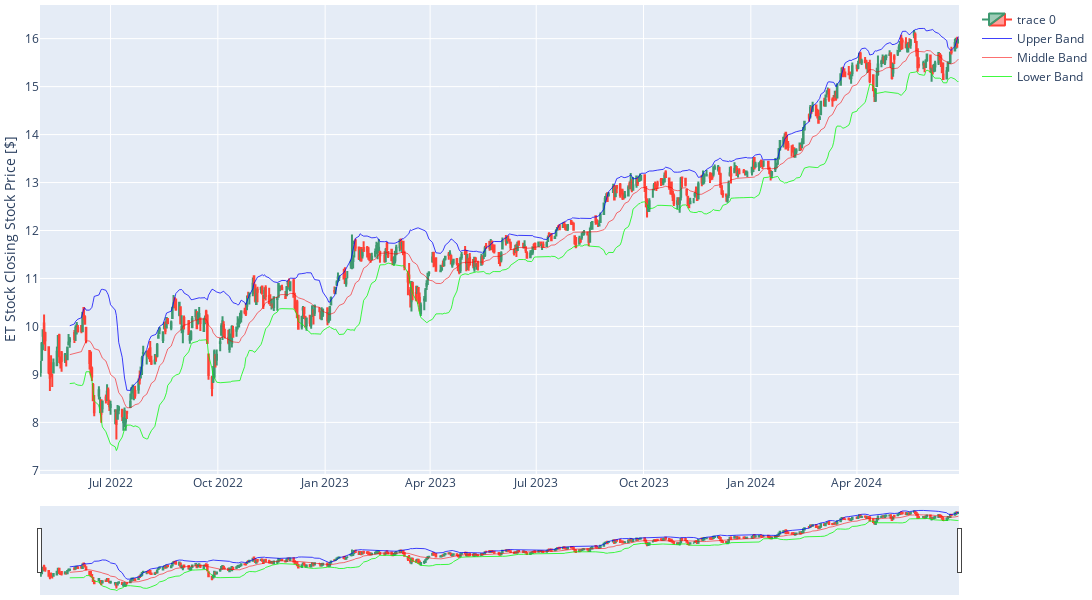

Notebook code cell kept with this figure:
### Code cell
df = df_ET
fig = go.Figure()
candle = go.Candlestick(x=df.index, high=df.High, low=df.Low, open=df.Open, close=df.Close)
upper_line = go.Scatter(x=df.index, y=df['upper_band'],
                        line = dict(color='rgba(0, 0, 250, 0.75)', width = 1),
                        name = "Upper Band")
middle_line = go.Scatter(x =df.index, y=df['middle_band'],
                        line = dict(color='rgba(250, 0, 0, 0.75)', width = 0.75),
                        name = "Middle Band")
lower_line = go.Scatter(x=df.index, y=df['lower_band'],
                        line = dict(color='rgba(0, 250, 0, 0.75)', width = 1),
                        name = "Lower Band")
fig.add_trace(candle)
fig.add_trace(upper_line)
fig.add_trace(middle_line)
fig.add_trace(lower_line)
fig.update_layout(
    height=600,
    width=1100,
    margin=dict(l=0, r=5, t=5, b=5),
    yaxis_title = "ET Stock Closing Stock Price [$]"
)
fig.update_xaxes(rangeslider_visible=True)
fig.show()

### Figure 1 — Plotly figure (JSON) as saved in the notebook; plotly's stock layout.template omitted (floating-point values rounded to 4 significant figures; data arrays with more than 128 entries replaced by an {"elided": "..."} marker saying what was removed)
{"data": [{"close": {"elided": "542 float values"}, "high": {"elided": "542 float values"}, "low": {"elided": "542 float values"}, "open": {"elided": "542 float values"}, "type": "candlestick", "x": {"elided": "542 str values"}}, {"line": {"color": "rgba(0, 0, 250, 0.75)", "width": 1}, "name": "Upper Band", "type": "scatter", "x": {"elided": "542 str values"}, "y": {"elided": "542 float values"}}, {"line": {"color": "rgba(250, 0, 0, 0.75)", "width": 0.75}, "name": "Middle Band", "type": "scatter", "x": {"elided": "542 str values"}, "y": {"elided": "542 float values"}}, {"line": {"color": "rgba(0, 250, 0, 0.75)", "width": 1}, "name": "Lower Band", "type": "scatter", "x": {"elided": "542 str values"}, "y": {"elided": "542 float values"}}], "layout": {"height": 600, "margin": {"b": 5, "l": 0, "r": 5, "t": 5}, "width": 1100, "xaxis": {"rangeslider": {"visible": true}}, "yaxis": {"title": {"text": "ET Stock Closing Stock Price [$]"}}}}
